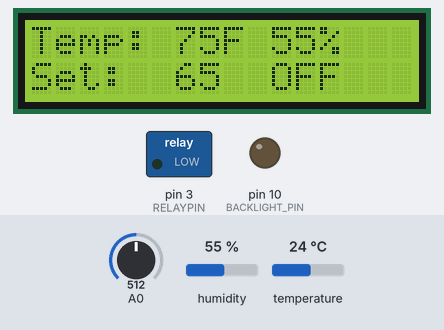
A program run on a simulated Arduino Uno, built with avr-gcc and run on an emulated ATmega328P. On the bench: 16×2 character LCD, switched loads named in the program (green lamp = pin HIGH), output pins drawn as LEDs (lit = HIGH). Inputs (shaded band) come from the test bench; at power-on: A0 = 512, humidity 55 %, temperature 24 °C.

Above: at 1.2 s.
1.3 s: A0 set to 203
At 1.73 s:
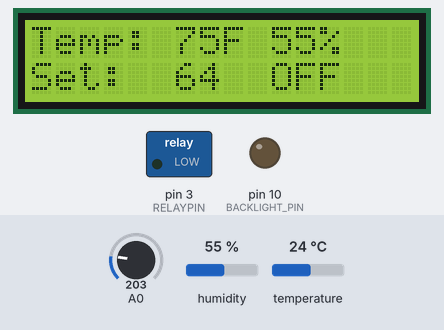
3.0 s: A0 set to 178
At 8.11 s:
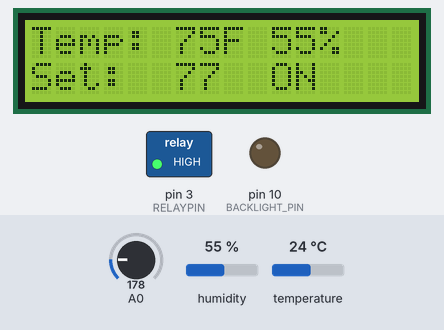
9.2 s: A0 set to 306
At 11.46 s:
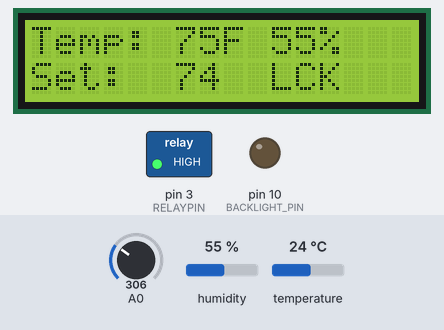
13.7 s: humidity set to 22 %
At 15.11 s:
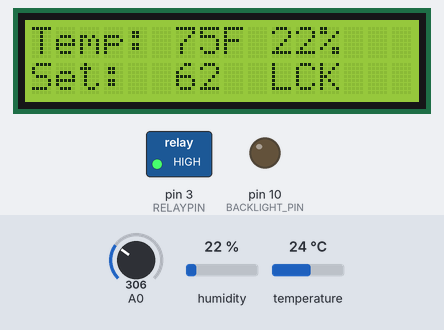
16.4 s: temperature set to 12 °C
At 17.24 s:
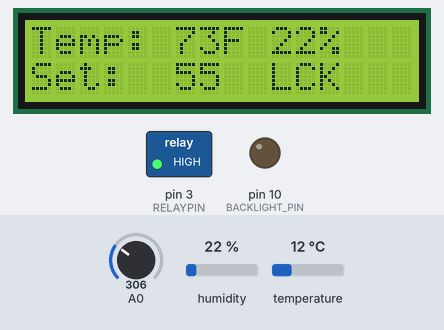
18.5 s: A0 set to 52
At 18.76 s:
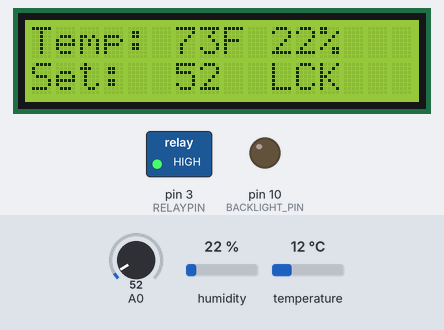
20.7 s: A0 set to 44
Timing chart, 0 to 26.1 s (numbered marks = the images above; inputs shaded):
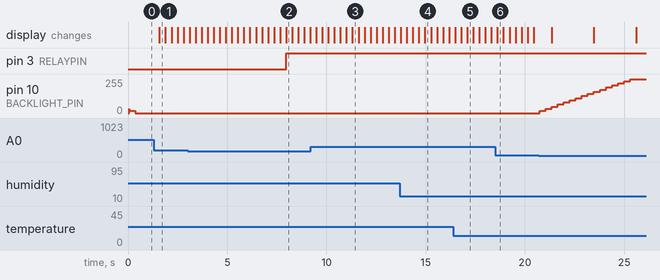

The program:

main.cpp
```cpp
#include <math.h>
#include <LiquidCrystal.h>
#include <DHT.h>
#include "main.h"

// Initialize global structs
struct Temperature temperature = {-1, {0}, 0, 0, 65, 0};
struct Relay relay = {RELAY_OFF, RELAY_OFF, 0};

// Initialize global IO vars
DHT dht = DHT(DHTPIN, DHTTYPE);
LiquidCrystal lcd(8, 9, 4, 5, 6, 7);
int backlight = 32;        // PWM value for backlight (0-255)
int lcd_key     = 0;
int adc_key_in  = 0;

void init_display()
{
  lcd.setCursor(0,0);
  lcd.print("Temp: ");
  lcd.setCursor(0,1);
  lcd.print("Set: ");
}

void set_backlight()
{
  if (backlight < 0) {
    backlight = 0;
  } else if (backlight > 255) {
    backlight = 255;
  }

  analogWrite(BACKLIGHT_PIN, backlight);

}

int read_LCD_buttons()
{
  adc_key_in = analogRead(0);      // read the value from the sensor
  if (adc_key_in > THRESH_NONE)   return btnNONE; // Most likely result first
  if (adc_key_in < THRESH_RIGHT)  return btnRIGHT;
  if (adc_key_in < THRESH_UP)     return btnUP;
  if (adc_key_in < THRESH_DOWN)   return btnDOWN;
  if (adc_key_in < THRESH_LEFT)   return btnLEFT;
  if (adc_key_in < THRESH_SELECT) return btnSELECT;

  return btnNONE;  // when all others fail, return this...
}

float get_temp()
{
  float temp_reading = dht.readTemperature(READ_F);
  temperature.last_read = millis();
  // Sanity check the returned value; fail to 0
  return isnan(temp_reading) ? 0 : temp_reading;
}

void calculate_temp()
{
  // Check our startup boundary condition
  if (temperature.index == -1) {
    float temp_current = get_temp();
    for(int i = 0; i < T_LENGTH; i++) {
      temperature.reading[i] = temp_current;
    }
    temperature.index = 0;
    temperature.average = temp_current;
  } else {
    // Check if we've waited long enough for the next reading
    if ((millis() - temperature.last_read) >= T_DELAY) {
      // Increment the array index; reset to 0 if we're over the end
      if (++temperature.index >= T_LENGTH) {
        temperature.index = 0;
      }

      float temp_current = get_temp();
      temperature.reading[temperature.index] = temp_current;

      // Get the average temp from the array (last T_LENGTH readings)
      float temp_sum = 0;
      for(int j = 0; j < T_LENGTH; j++) {
        temp_sum += temperature.reading[j];
      }
      temperature.average = temp_sum / T_LENGTH;
    }
  }

  // Read the humidity (no fancy processing, we don't really care about it much)
  temperature.humidity = round(dht.readHumidity());
}

void printtemp()
{
  lcd.setCursor(6,0);
  lcd.print(round(temperature.average));
  lcd.print("F ");
  lcd.print(temperature.humidity);
  lcd.print("%   ");
}

void printtemp_set()
{
  lcd.setCursor(6,1);            // move cursor to second line "1" and 6 spaces over
  lcd.print(temperature.set_point);
  lcd.write('   ');              // Super lazy way to make sure the line is cleared after the temp_set
}

void setrelay()
{
  if (temperature.set_point > temperature.average) {
    // Actual temp lower than desired temp, we want the heat on
    relay.desired_state = RELAY_ON;
  } else {
    // Actual temp equal to, or higher than desired temp, we want the heat off
    relay.desired_state = RELAY_OFF;
  }

  if (relay.desired_state != relay.actual_state) {
    // Desired state difers from actual state; flip the actual state
    lcd.setCursor(10,1);
    if ((millis() - relay.last_change) >= RELAY_DELAY) {
      relay.actual_state = relay.desired_state;
      digitalWrite(RELAYPIN, relay.actual_state);
      relay.last_change = millis();
      // Display the relay state
      if (relay.actual_state == RELAY_ON) {
        lcd.print("ON ");
      } else {
        lcd.print("OFF");
      }
    } else {
      // We want to change the state, but we're in a loackout period
      lcd.print("LCK");
    }
  }
}

void setup()
{
  pinMode(RELAYPIN, OUTPUT);
  digitalWrite(RELAYPIN, LOW);    // init the relay to 'OFF'
  lcd.begin(16, 2);               // start the library
  dht.begin();
  init_display();
  pinMode(BACKLIGHT_PIN, OUTPUT);
  set_backlight();
  // Fake the first relay state change so we can change the relay state
  // without waiting 5 minutes after startup
  relay.last_change = millis() - RELAY_DELAY;
  lcd.setCursor(10,1);
  lcd.print("OFF");
}

void loop()
{
  calculate_temp();
  printtemp();
  printtemp_set();
  setrelay();

  lcd_key = read_LCD_buttons();  // read the buttons

  switch (lcd_key)               // depending on which button was pushed, we perform an action
  {
    case btnRIGHT:
      {
        backlight += 16;
        set_backlight();
        delay(BTNDELAY);
        break;
      }
    case btnLEFT:
      {
        backlight -= 16;
        set_backlight();
        delay(BTNDELAY);
        break;
      }
    case btnUP:
      {
        temperature.set_point++;
        printtemp_set();
        delay(BTNDELAY);
        break;
      }
    case btnDOWN:
      {
        temperature.set_point--;
        printtemp_set();
        delay(BTNDELAY);
        break;
      }
    case btnSELECT:
      {
        //lcd.print("SELECT");
        break;
      }
    case btnNONE:
      {
        //lcd.print("NONE  ");
        break;
      }
  }

}
```

main.h
```cpp
// Set up the DHT temp/humidity sensor
#ifndef  DHTTYPE
#define  DHTTYPE DHT22                          /* Default to DHT22 */
#endif                                          /* ----- #ifndef DHTTYPE  ----- */

#define DHTPIN 2        // Pin D2
#define READ_F true

// Initialize / define vars for the temperature readings
#define T_LENGTH 10 // Number of temperatures to use for averaging
#define T_DELAY 2000 // wait between tem readings (the sensor is slow)
struct Temperature {
  int index;
  float reading[T_LENGTH];
  float average;
  unsigned long last_read;
  int set_point;
  int humidity;
};

// Setup for the relay
#define RELAYPIN 3    // Pin D3
#define RELAY_ON 1
#define RELAY_OFF 0
#define RELAY_DELAY 300000 // 300,000 ms (5 minute) delay
struct Relay {
  int actual_state;
  int desired_state;
  unsigned long last_change;
};

// select the pins used on the LCD panel
#define BACKLIGHT_PIN 10    // Backlight PWM pin

// define some values used by the panel and buttons
/* The display / button module has two versions with differing
 * button press voltages. We'll default to Version 1.0 values,
 * but set values for Version 2.0 if DISPLAY_V2 is defined
 */
#ifndef DISPLAY_V2
#define THRESH_RIGHT  50
#define THRESH_UP     195
#define THRESH_DOWN   380
#define THRESH_LEFT   555
#define THRESH_SELECT 790
#define THRESH_NONE   1000
#else
#define THRESH_RIGHT  50
#define THRESH_UP     250
#define THRESH_DOWN   450
#define THRESH_LEFT   650
#define THRESH_SELECT 850
#define THRESH_NONE   1000
#endif                                          /* ----- #ifndef DISPLAY_V2 -----*/

#define btnRIGHT  0
#define btnUP     1
#define btnDOWN   2
#define btnLEFT   3
#define btnSELECT 4
#define btnNONE   5
#define BTNDELAY  300
```

Measured:
- the behaviour switches between 195 and 194 on A0 (found by bisection; images 1 and 2)
- after the input at 1.3 s, the display: changes after 0.29 s (image 1)
- after the input at 3.0 s, pin 3 (RELAYPIN): LOW → HIGH after 5.0 s
- after the input at 20.7 s, pin 10 (BACKLIGHT_PIN): moves from 0/255 to 255/255 over 4.6 s, starting at once
